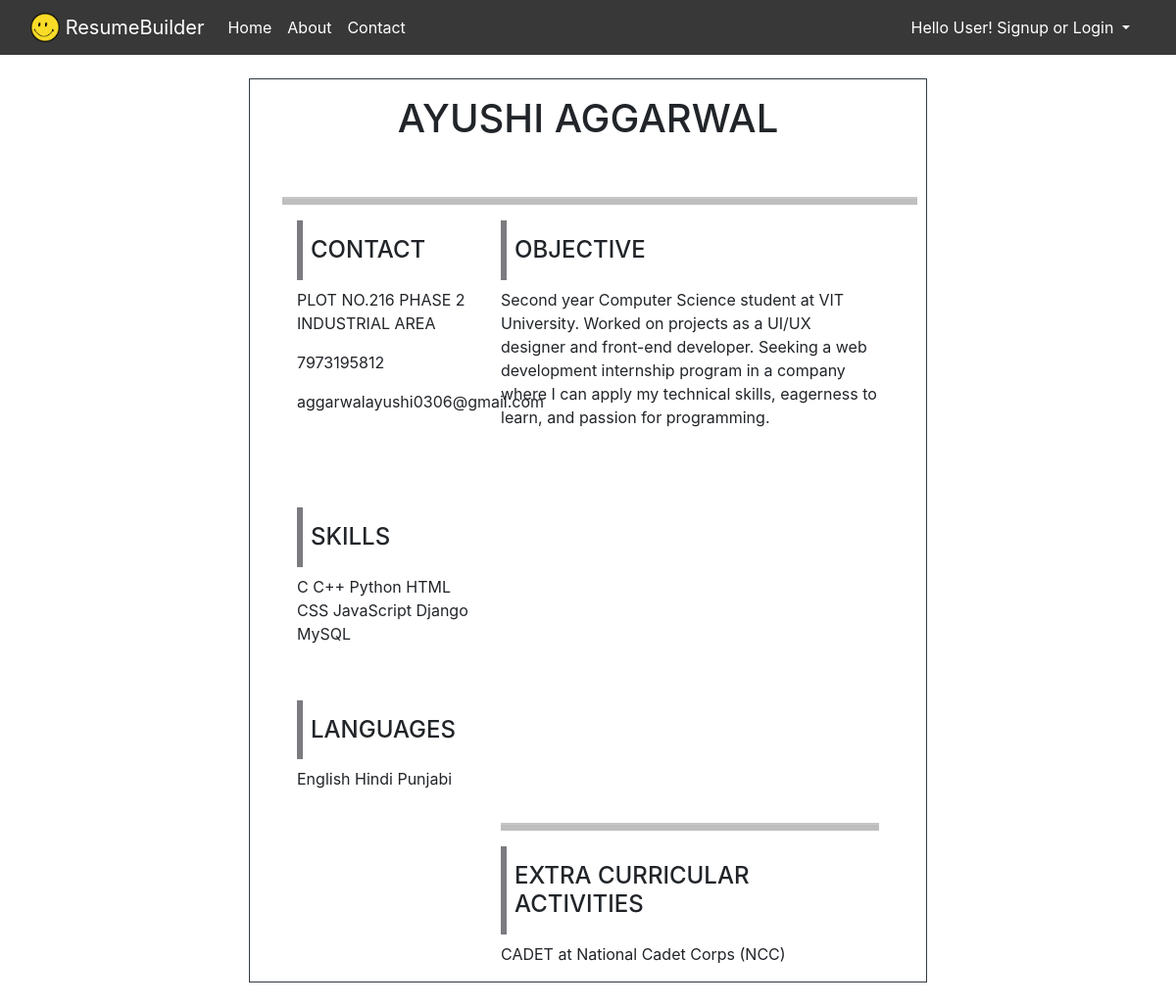
/1/, run on the app's committed database.
### resumeBuilder/models.py (models this page shows)
class Profile(models.Model):
    name = models.CharField(max_length=100)
    objective = models.CharField(max_length=200, blank=True)
    address = models.CharField(max_length=200)
    phoneno = models.CharField(max_length=12)
    email = models.EmailField(max_length=100)
    github = models.URLField(blank=True)
    linkedin = models.URLField(blank=True)
    university1 = models.CharField(max_length=100, blank=True)
    degree1 = models.CharField(max_length=50, blank=True)
    stream1 = models.CharField(max_length=100, blank=True)
    currentYear1 = models.CharField(max_length=50, blank=True)
    univStartingYear1 = models.CharField(max_length=20, blank=True)
    univPassingYear1 = models.CharField(max_length=20, blank=True)
    univResult1 = models.CharField(max_length=20, blank=True)
    university2 = models.CharField(max_length=100, blank=True)
    degree2 = models.CharField(max_length=50, blank=True)
    stream2 = models.CharField(max_length=100, blank=True)
    currentYear2 = models.CharField(max_length=50, blank=True)
    univStartingYear2 = models.CharField(max_length=20, blank=True)
    univPassingYear2 = models.CharField(max_length=20, blank=True)
    univResult2 = models.CharField(max_length=20, blank=True)
    intermediateSchool = models.CharField(max_length=100, blank=True)
    intermediateSubjects = models.CharField(max_length=100, blank=True)
    intermediateStartingYear = models.CharField(max_length=20, blank=True)
    intermediatePassingYear = models.CharField(max_length=20, blank=True)
    intermediateMarks = models.CharField(max_length=15, blank=True)
    highSchool = models.CharField(max_length=100, blank=True)
    highSchoolSubjects = models.CharField(max_length=100, blank=True)
    highSchoolStartingYear = models.CharField(max_length=20, blank=True)
    highSchoolPassingYear = models.CharField(max_length=20, blank=True)
    highSchoolMarks = models.CharField(max_length=15, blank=True)
    jobTitle1 = models.CharField(max_length=100, blank=True)
    jobStartDate1 = models.CharField(max_length=20, blank=True)
    jobEndDate1 = models.CharField(max_length=20, blank=True)
    jobDescription1 = models.CharField(max_length=100, blank=True)
    jobTitle2 = models.CharField(max_length=100, blank=True)
    jobStartDate2 = models.CharField(max_length=20, blank=True)
    jobEndDate2 = models.CharField(max_length=20, blank=True)
    jobDescription2 = models.CharField(max_length=100, blank=True)
    jobTitle3 = models.CharField(max_length=100, blank=True)
    jobStartDate3 = models.CharField(max_length=20, blank=True)
    jobEndDate3 = models.CharField(max_length=20, blank=True)
    jobDescription3 = models.CharField(max_length=100, blank=True)
    jobTitle4 = models.CharField(max_length=100, blank=True)
    jobStartDate4 = models.CharField(max_length=20, blank=True)
    jobEndDate4 = models.CharField(max_length=20, blank=True)
    jobDescription4 = models.CharField(max_length=100, blank=True)
    jobTitle5 = models.CharField(max_length=100, blank=True)
    jobStartDate5 = models.CharField(max_length=20, blank=True)
    jobEndDate5 = models.CharField(max_length=20, blank=True)
    jobDescription5 = models.CharField(max_length=100, blank=True)
    projectTitle1 = models.CharField(max_length=100, blank=True)
    projectStartDate1 = models.CharField(max_length=20, blank=True)
    projectEndDate1 = models.CharField(max_length=20, blank=True)
    projectDescription1 = models.CharField(max_length=100, blank=True)
    projectTitle2 = models.CharField(max_length=100, blank=True)
    projectStartDate2 = models.CharField(max_length=20, blank=True)
    projectEndDate2 = models.CharField(max_length=20, blank=True)
    projectDescription2 = models.CharField(max_length=100, blank=True)
    projectTitle3 = models.CharField(max_length=100, blank=True)
    projectStartDate3 = models.CharField(max_length=20, blank=True)
    projectEndDate3 = models.CharField(max_length=20, blank=True)
    projectDescription3 = models.CharField(max_length=100, blank=True)
    projectTitle4 = models.CharField(max_length=100, blank=True)
    projectStartDate4 = models.CharField(max_length=20, blank=True)
    projectEndDate4 = models.CharField(max_length=20, blank=True)
    projectDescription4 = models.CharField(max_length=100, blank=True)
    projectTitle5 = models.CharField(max_length=100, blank=True)
    projectStartDate5 = models.CharField(max_length=20, blank=True)
    projectEndDate5 = models.CharField(max_length=20, blank=True)
    projectDescription5 = models.CharField(max_length=100, blank=True)
    skillDetail = models.CharField(max_length=200)
    languageDetail = models.CharField(max_length=200)
    areaOfInterest = models.CharField(max_length=100, blank=True)
    extracurricularDetail = models.CharField(max_length=100, blank=True)

### resumeBuilder/views.py (the view)
# urls.py: path('<int:id>/', views.viewResume, name="viewResume"),
def viewResume(request, id):
    user_profile = Profile.objects.get(pk=id)
    return render(request, "viewResume.html", {'user_profile':user_profile})

### templates/viewResume.html (shortened to what this page needs)
{% extends 'base.html' %}
{% block body %}
{% load static %}
<div class=" pt-4 pl-5 pr-5 ml-5 mr-5 pb-4">
<div class="row">
<div class="col-md-2">
</div>
<div class="col-md-8 border border-dark px-5 ">
<div class="row">
    <h2 class=" h1 text-center py-3"> {{user_profile.name}}</h2>
<div class="col">
    </div>
<div class="col">
    </div>
    <div class="col align-self-end pb-2">
    <a href={{user_profile.github}}> {{user_profile.github}}</a> <br>
    </div>
    <hr class="hl">
  <div class="col-sm-4">
  <h4 class="py-3 vl px-2">CONTACT</h4>
  <p>{{user_profile.address}}</p>
  <p>{{user_profile.phoneno}}</p>
  <p>{{user_profile.email}}</p>
  </div>
  <div class="col-sm-8">
  <h4 class="py-3 vl px-2">OBJECTIVE</h4>
  <p>{{user_profile.objective}}</p>
  <br>
  </div>
</div>
<div class="row">
  <div class="col-sm-4">
  <h4 class="py-3 vl px-2">SKILLS</h4>
  <p>{{user_profile.skillDetail}}</p>
  </div>
  <div class="col-sm-8">
  </div>
</div>
<div class="row">
  <div class="col-sm-4">
  <h4 class="py-3 vl px-2">LANGUAGES</h4>
  <p>{{user_profile.languageDetail}}</p>
  </div>
  <div class="col-sm-8">
  </div>
</div>
<div class="row">
  <div class="col-sm-4">
    </div>
  <div class="col-sm-8">
  </div>
</div>
<div class="row">
  <div class="col-sm-4">
    </div>
<div class="col-sm-8">
 {% if user_profile.extracurricularDetail %}
  <hr class="hl">
  <h4 class="py-3 vl px-2">EXTRA CURRICULAR ACTIVITIES</h4>
  <p>{{user_profile.extracurricularDetail}} </p>
  {% endif %}
  </div>
</div>
</div>
<div class="col-md-2">
</div>
</div>
</div>
{% endblock body %}

### static/css/style.css (style rules this page uses)
.vl { border-left: 6px solid rgb(123, 123, 128); height: auto; }
.hl { border-bottom: 6px solid black; }

### data on the page
Profile: name "AYUSHI AGGARWAL", address "PLOT NO.216 PHASE 2 INDUSTRIAL AREA", phoneno "7973195812", email "aggarwalayushi0306@gmail.com", objective "Second year Computer Science student at VIT University. Worked on projects as a UI/UX designer and front-end developer. Seeking a web development internship program in a company where I can apply my technical skills, eagerness to learn, and passion for programming.", skillDetail "C C++ Python HTML CSS JavaScript Django MySQL", languageDetail "English Hindi Punjabi", extracurricularDetail "CADET at National Cadet Corps (NCC)"
